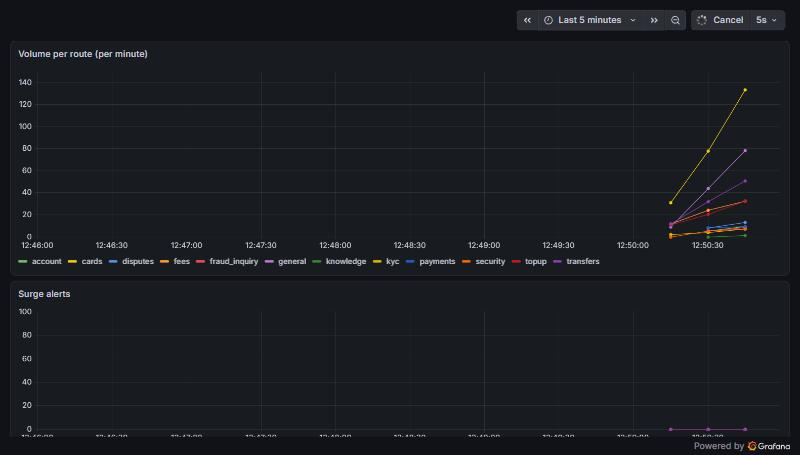
#> input picture docs/images/surge-frames/1-steady.jpg, 800 x 455 px
$ python make_surge_gif.py
#> lines starting #> are read from the running program, lines starting #| are printed output that depends on the picture
"""Assemble docs/images/surge.gif from the Grafana R3 frames captured during `make surge-demo --hold 70`
(docs/images/surge-frames/*.jpg, in name order). Needs Pillow.

    uv run --no-sync python scripts/make_surge_gif.py
"""
from pathlib import Path

from PIL import Image, ImageDraw, ImageFont

ROOT = Path(__file__).resolve().parent.parent
CAPTIONS = ["1. steady traffic: ~10 msg/s, EWMA baseline per route",
            "2. `payments` x5 starts: the blue line leaves the pack",
            "3. the detector fires (z-score above threshold for 2 windows)",
            "4. alerts hold; the rules model smears part of the burst onto other routes"]


def main() -> None:
    try:
        font = ImageFont.truetype("consola.ttf", 15)
    except OSError:
        font = ImageFont.load_default()
    frames = []
    for path, caption in zip(sorted((ROOT / "docs" / "images" / "surge-frames").glob("*.jpg")), CAPTIONS,
                             strict=True):
        image = Image.open(path).convert("RGB")
#> image is the input picture: PIL image 800x455 RGB; mean R, G, B 25.7, 28.1, 33.1
        canvas = Image.new("RGB", (image.width, image.height + 28), "#0d1117")
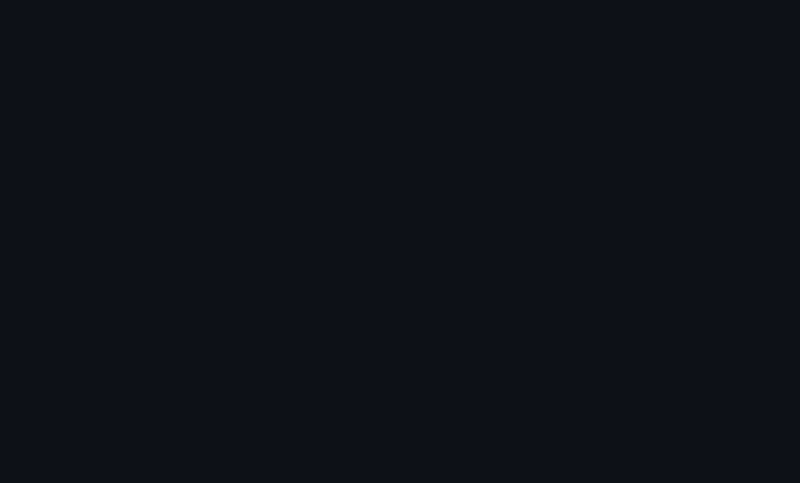
#> canvas: PIL image 800x483 RGB; mean R, G, B 13, 17, 23
        canvas.paste(image, (0, 0))
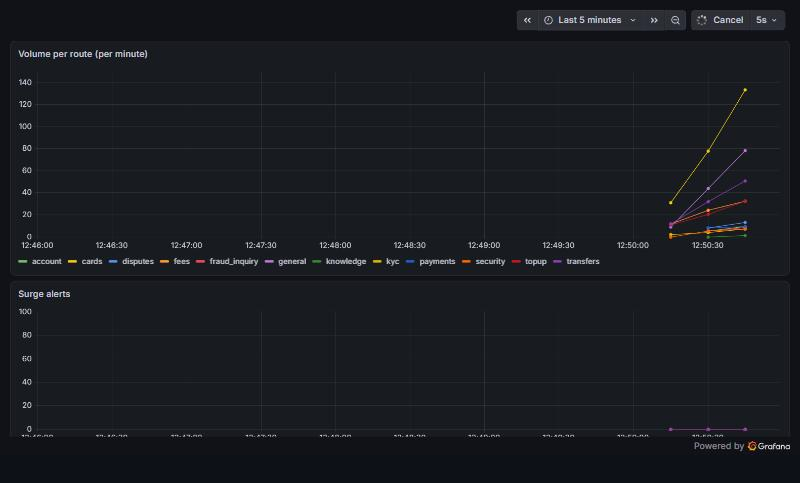
#> canvas: PIL image 800x483 RGB; mean R, G, B 25, 27.4, 32.5
        ImageDraw.Draw(canvas).text((10, image.height + 5), caption, font=font, fill="#e6edf3")
        frames.append(canvas)
#> pass 2 of the loop in main, `for path, caption in zip(sorted((ROOT / "docs" / "images" / "surge-fra..`:
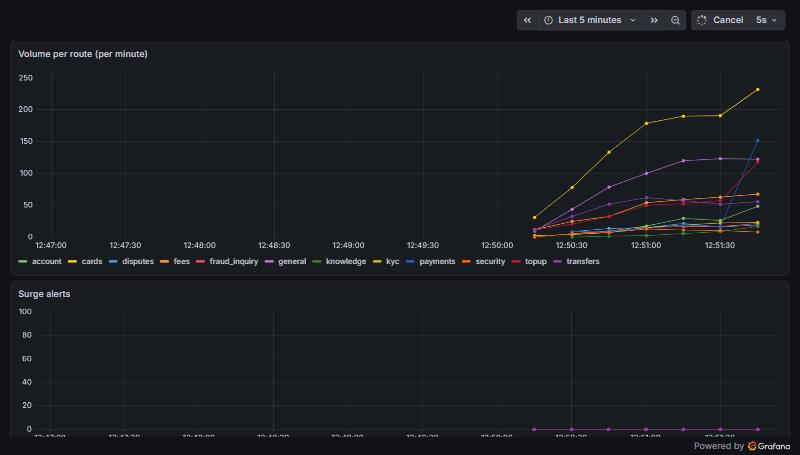
#> input picture docs/images/surge-frames/2-surge-starts.jpg, 800 x 455 px
#> in main, image is the input picture: PIL image 800x455 RGB; mean R, G, B 26.2, 28.4, 33.3
#> in main, `canvas.paste(image, (0, 0))`:
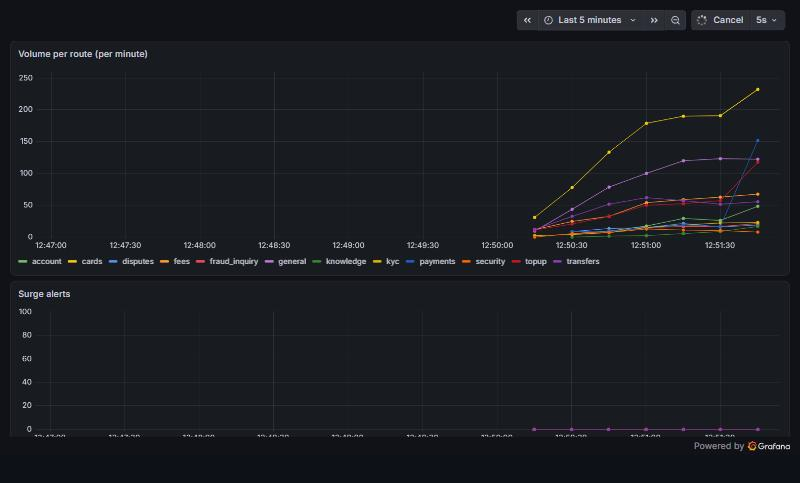
#> canvas: PIL image 800x483 RGB; mean R, G, B 25.4, 27.7, 32.7
    out = ROOT / "docs" / "images" / "surge.gif"
    frames[0].save(out, save_all=True, append_images=frames[1:], duration=[2200, 2200, 2600, 4500], loop=0)
    print(f"{len(frames)} frames -> {out} ({out.stat().st_size // 1024} KB)")


if __name__ == "__main__":
#> (the run stopped early here; a loop or call above may not have finished)
